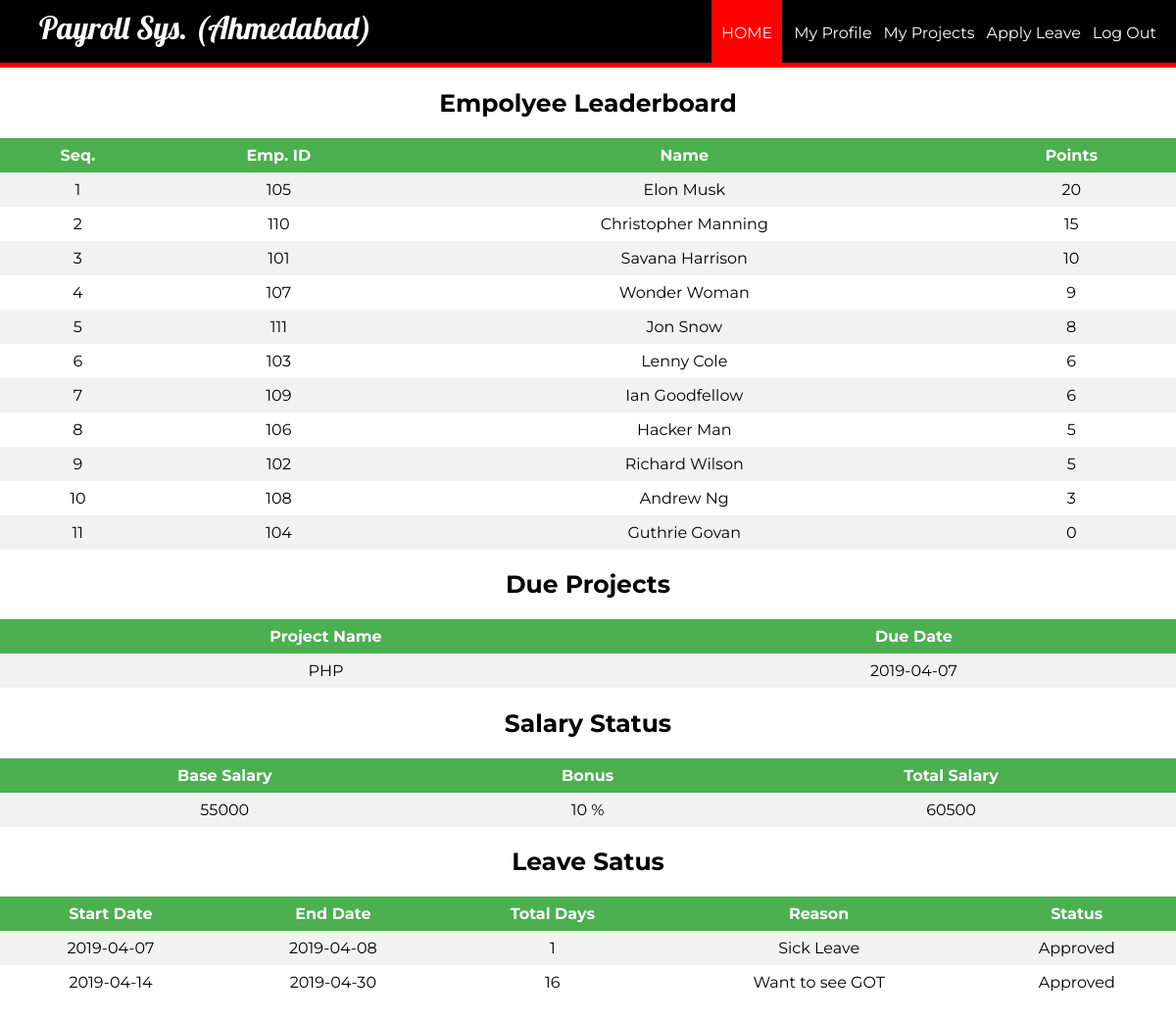
The page /ahmedabad/eloginwel.php?id=101 on the database its author committed.
### tables this page shows
CREATE TABLE `rank` (
  `eid` int(11) NOT NULL,
  `points` int(11) DEFAULT 0
);

CREATE TABLE `employee` (
  `id` int(11) NOT NULL,
  `firstName` varchar(100) NOT NULL,
  `lastName` varchar(100) NOT NULL,
  `email` varchar(100) NOT NULL,
  `password` text NOT NULL,
  `birthday` date NOT NULL,
  `gender` varchar(10) NOT NULL,
  `contact` varchar(20) NOT NULL,
  `nid` int(20) NOT NULL,
  `address` varchar(100) DEFAULT NULL,
  `dept` varchar(100) NOT NULL,
  `degree` varchar(100) NOT NULL,
  `pic` text NOT NULL
);

CREATE TABLE `project` (
  `pid` int(11) NOT NULL,
  `eid` int(11) DEFAULT NULL,
  `pname` varchar(100) DEFAULT NULL,
  `duedate` date DEFAULT NULL,
  `subdate` date DEFAULT '0000-00-00',
  `mark` int(11) NOT NULL,
  `status` varchar(50) DEFAULT NULL
);

CREATE TABLE `salary` (
  `id` int(11) NOT NULL,
  `base` int(11) NOT NULL,
  `bonus` int(11) DEFAULT NULL,
  `total` int(11) DEFAULT NULL
);

CREATE TABLE `employee_leave` (
  `id` int(11) DEFAULT NULL,
  `token` int(11) NOT NULL,
  `start` date DEFAULT NULL,
  `end` date DEFAULT NULL,
  `reason` char(100) DEFAULT NULL,
  `status` char(50) DEFAULT NULL
);

### ahmedabad/eloginwel.php (the view, shortened to what this page needs)
<?php
	$id = (isset($_GET['id']) ? $_GET['id'] : '');
	require_once ('process/dbh_ahmedabad.php');
	$sql = "SELECT id, firstName, lastName,  points FROM employee, rank WHERE rank.eid = employee.id order by rank.points desc";
	$sql1 = "SELECT `pname`, `duedate` FROM `project` WHERE eid = $id and status = 'Due'";
	$sql2 = "Select * From employee, employee_leave Where employee.id = $id and employee_leave.id = $id order by employee_leave.token";
	$sql3 = "SELECT * FROM `salary` WHERE id = $id";
$result = mysqli_query($conn, $sql);
$result1 = mysqli_query($conn, $sql1);
$result2 = mysqli_query($conn, $sql2);
$result3 = mysqli_query($conn, $sql3);
?>
<html>
<head>
	<link rel="stylesheet" type="text/css" href="styleemplogin.css">
</head>
<body>
	<header>
		<nav>
			<h1>Payroll Sys. (Ahmedabad)</h1>
			<ul id="navli">
				<li><a class="homered" href="eloginwel.php?id=<?php echo $id?>"">HOME</a></li>
				<li><a class="homeblack" href="myprofile.php?id=<?php echo $id?>"">My Profile</a></li>
				<li><a class="homeblack" href="empproject.php?id=<?php echo $id?>"">My Projects</a></li>
				<li><a class="homeblack" href="applyleave.php?id=<?php echo $id?>"">Apply Leave</a></li>
				<li><a class="homeblack" href="elogin.php">Log Out</a></li>
			</ul>
		</nav>
	</header>
	<div class="divider"></div>
	<div id="divimg">
	<div>
		    	<h2 style="font-family: 'Montserrat', sans-serif; font-size: 25px; text-align: center;">Empolyee Leaderboard </h2>
    	<table>
			<tr bgcolor="#000">
				<th align = "center">Seq.</th>
				<th align = "center">Emp. ID</th>
				<th align = "center">Name</th>
				<th align = "center">Points</th>
			</tr>
			<?php
				$seq = 1;
				while ($employee = mysqli_fetch_assoc($result)) {
					echo "<tr>";
					echo "<td>".$seq."</td>";
					echo "<td>".$employee['id']."</td>";
					echo "<td>".$employee['firstName']." ".$employee['lastName']."</td>";
					echo "<td>".$employee['points']."</td>";
					$seq+=1;
				}
			?>
		</table>
    	<h2 style="font-family: 'Montserrat', sans-serif; font-size: 25px; text-align: center;">Due Projects</h2>
    	<table>
			<tr>
				<th align = "center">Project Name</th>
				<th align = "center">Due Date</th>
			</tr>
			<?php
				while ($employee1 = mysqli_fetch_assoc($result1)) {
					echo "<tr>";
					echo "<td>".$employee1['pname']."</td>";
					echo "<td>".$employee1['duedate']."</td>";
				}
			?>
		</table>
		<h2 style="font-family: 'Montserrat', sans-serif; font-size: 25px; text-align: center;">Salary Status</h2>
    	<table>
			<tr>
				<th align = "center">Base Salary</th>
				<th align = "center">Bonus</th>
				<th align = "center">Total Salary</th>
			</tr>
			<?php
				while ($employee = mysqli_fetch_assoc($result3)) {
					echo "<tr>";
					echo "<td>".$employee['base']."</td>";
					echo "<td>".$employee['bonus']." %</td>";
					echo "<td>".$employee['total']."</td>";
				}
			?>
		</table>
		<h2 style="font-family: 'Montserrat', sans-serif; font-size: 25px; text-align: center;">Leave Satus</h2>
    	<table>
			<tr>
				<th align = "center">Start Date</th>
				<th align = "center">End Date</th>
				<th align = "center">Total Days</th>
				<th align = "center">Reason</th>
				<th align = "center">Status</th>
			</tr>
			<?php
				while ($employee = mysqli_fetch_assoc($result2)) {
					$date1 = new DateTime($employee['start']);
					$date2 = new DateTime($employee['end']);
					$interval = $date1->diff($date2);
					echo "<tr>";
					echo "<td>".$employee['start']."</td>";
					echo "<td>".$employee['end']."</td>";
					echo "<td>".$interval->days."</td>";
					echo "<td>".$employee['reason']."</td>";
					echo "<td>".$employee['status']."</td>";
				}
			?>
		</table>
<br>
<br>
<br>
<br>
<br>
	</div>
	</div>
</body>
</html>

### ahmedabad/styleemplogin.css (style rules this page uses)
body { margin: 0px; }
header { background: black; color: white; padding: 8px 20px 6px 40px; height: 50px; }
header h1 { display: inline; font-family: 'Lobster', cursive; font-weight: 400; font-size: 32px; float: left; margin-top: 0px; margin-right: 10px; }
nav ul { display: inline; padding: 0px; float: right; }
nav ul li { display: inline-block; list-style-type: none; color: white; float: left; margin-left: 12px; }
nav ul li a { color: white; text-decoration: none; }
#navli { font-family: 'Montserrat', sans-serif; }
.homered { background-color: red; padding: 30px 10px 22px 10px; }
.divider { background-color: red; height: 5px; }
table { margin: 0px; border-collapse: collapse; width: 100%; font-family: 'Montserrat', sans-serif; }
th, td { text-align: center; padding: 8px; }
tr:nth-child(even) { background-color: #f2f2f2 }
th { background-color: #4CAF50; color: white; }

### rows shown on the page
rank: eid "105", eid.firstName "Elon", eid.lastName "Musk", points "20"
rank: eid "110", eid.firstName "Christopher", eid.lastName "Manning", points "15"
rank: eid "101", eid.firstName "Savana", eid.lastName "Harrison", points "10"
rank: eid "107", eid.firstName "Wonder", eid.lastName "Woman", points "9"
rank: eid "111", eid.firstName "Jon", eid.lastName "Snow", points "8"
rank: eid "103", eid.firstName "Lenny", eid.lastName "Cole", points "6"
rank: eid "109", eid.firstName "Ian", eid.lastName "Goodfellow", points "6"
rank: eid "106", eid.firstName "Hacker", eid.lastName "Man", points "5"
rank: eid "102", eid.firstName "Richard", eid.lastName "Wilson", points "5"
rank: eid "108", eid.firstName "Andrew", eid.lastName "Ng", points "3"
rank: eid "104", eid.firstName "Guthrie", eid.lastName "Govan", points "0"
project: pname "PHP", duedate "2019-04-07"
salary: base "55000", bonus "10", total "60500"
employee_leave: start "2019-04-07", end "2019-04-08", start+end "1", reason "Sick Leave", status "Approved"
employee_leave: start "2019-04-14", end "2019-04-30", start+end "16", reason "Want to see GOT", status "Approved"
